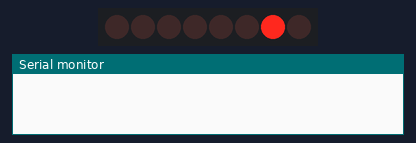
Bench run of a sketch on a simulated Arduino Uno, built with avr-gcc and run on an emulated ATmega328P. Shown: 8 shift-register outputs drawn as a row of LEDs (first output left, lit = HIGH), the last lines printed to the serial monitor. Wiring (inferred from the names in the program): shift register (74HC595): data pin 4; shift clock pin 6; latch pin 5. Wiring (inferred from the signals the program sends): row of LEDs: on Q0, Q1, Q2, Q3, Q4, Q5, Q6, Q7.

Above: at 0.5 s.
At 3.5 s:
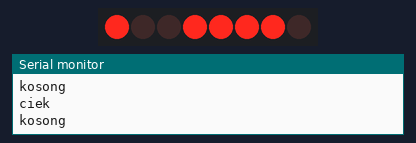
Timing chart, 0 to 4.6 s (numbered marks = the images above):
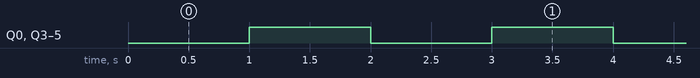

The sketch:

7segment_with_ic.ino
```cpp
// pin untuk 7segment
int latchPin = 5; //pin 12 on the 595
int dataPin = 4; //pin 14 on the 595
int clockPin = 6; //pin 11 on the 595

void setup() {
  pinMode(latchPin, OUTPUT);
  pinMode(dataPin, OUTPUT);
  pinMode(clockPin, OUTPUT);

  Serial.begin(9600);
}

void loop() {

  //0
  digitalWrite(latchPin, LOW);
  shiftOut(dataPin, clockPin, MSBFIRST, 64);
  digitalWrite(latchPin, HIGH);
  delay(1000);
  Serial.println("kosong");

  //1
  digitalWrite(latchPin, LOW);
  shiftOut(dataPin, clockPin, MSBFIRST, 121);
  digitalWrite(latchPin, HIGH);
  delay(1000);
  Serial.println("ciek");
}
```

Measured:
- by itself, Q0, Q3–5: alternates HIGH for 1.0 s and LOW for 1.0 s
